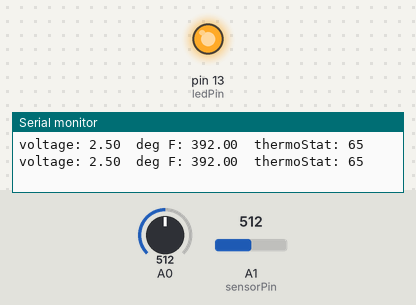
A sketch run on a simulated Arduino Uno, built with avr-gcc and run on an emulated ATmega328P. Shown: output pins drawn as LEDs (lit = HIGH), the last lines printed to the serial monitor. The inputs (shaded band) are chosen by the test bench; at power-on: A0 = 512, A1 (sensorPin) = 512.

Above: at 1.8 s.
1.9 s: A0 set to 151
3.4 s: A0 set to 134
At 5.0 s:
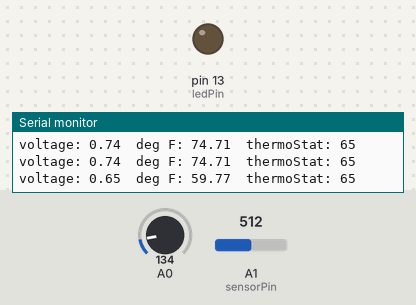
5.5 s: A0 set to 306
At 6.6 s:
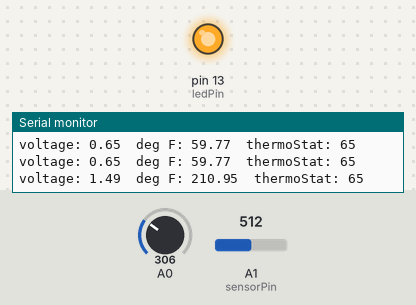
7.5 s: A0 set to 122
At 9.4 s:
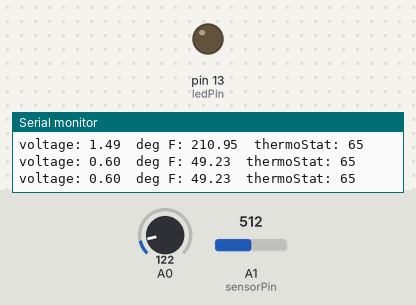
Timing chart, 0 to 10.5 s (numbered marks = the images above; inputs shaded):
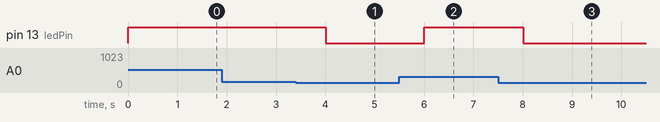

Measured:
- the behaviour switches between 140 and 139 on A0 (found by bisection; images 0 and 1)
- after the input at 3.4 s, pin 13 (ledPin): HIGH → LOW after 0.61 s
- after the input at 5.5 s, pin 13 (ledPin): LOW → HIGH after 0.51 s
- after the input at 7.5 s, pin 13 (ledPin): HIGH → LOW after 0.51 s

The sketch:

thermo.ino
```cpp
const int temperaturePin = 0;
const int sensorPin = 1;
const int ledPin = 13;

void setup()
{
  pinMode(ledPin, OUTPUT);
  Serial.begin(9600);
}

void loop()
{

  float voltage, degreesC, degreesF, sensorValue;
  int thermoStat;

  voltage = getVoltage(temperaturePin);
  degreesC = (voltage - 0.5) * 100.0;
  degreesF = degreesC * (9.0/5.0) + 32.0;

  sensorValue = analogRead(sensorPin);
  thermoStat = map(sensorValue, 0, 1023, 30, 100);

  if (degreesF > thermoStat){
    digitalWrite(ledPin, HIGH);
  }
  else{
    digitalWrite(ledPin, LOW);
  }

  Serial.print("voltage: ");
  Serial.print(voltage);
  Serial.print("  deg F: ");
  Serial.print(degreesF);
  Serial.print("  thermoStat: ");
  Serial.println(thermoStat);

  delay(1000);
}


float getVoltage(int pin)
{
  return (analogRead(pin) * 0.004882814);   // analog reading * (reference voltage / max digital value)
}
```
